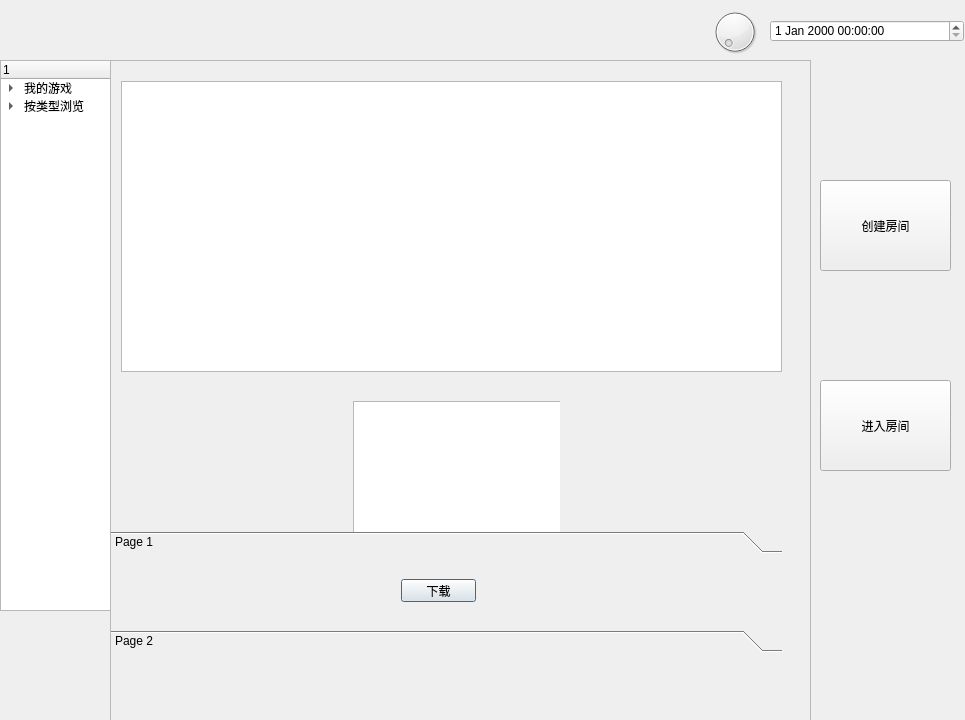
<?xml version="1.0" encoding="UTF-8"?>
<ui version="4.0">
 <class>Stream_hall</class>
 <widget class="QDialog" name="Stream_hall">
  <property name="geometry">
   <rect>
    <x>0</x>
    <y>0</y>
    <width>965</width>
    <height>720</height>
   </rect>
  </property>
  <property name="windowTitle">
   <string>Dialog</string>
  </property>
  <widget class="QScrollArea" name="scrollArea">
   <property name="geometry">
    <rect>
     <x>110</x>
     <y>60</y>
     <width>701</width>
     <height>661</height>
    </rect>
   </property>
   <property name="widgetResizable">
    <bool>true</bool>
   </property>
   <widget class="QWidget" name="scrollAreaWidgetContents">
    <property name="geometry">
     <rect>
      <x>0</x>
      <y>0</y>
      <width>699</width>
      <height>659</height>
     </rect>
    </property>
    <widget class="QToolBox" name="toolBox">
     <property name="geometry">
      <rect>
       <x>0</x>
       <y>470</y>
       <width>671</width>
       <height>121</height>
      </rect>
     </property>
     <property name="currentIndex">
      <number>0</number>
     </property>
     <widget class="QWidget" name="page">
      <property name="geometry">
       <rect>
        <x>0</x>
        <y>0</y>
        <width>671</width>
        <height>69</height>
       </rect>
      </property>
      <attribute name="label">
       <string>Page 1</string>
      </attribute>
      <widget class="QPushButton" name="pushButton">
       <property name="geometry">
        <rect>
         <x>290</x>
         <y>20</y>
         <width>75</width>
         <height>23</height>
        </rect>
       </property>
       <property name="text">
        <string>下载</string>
       </property>
      </widget>
     </widget>
     <widget class="QWidget" name="page_2">
      <property name="geometry">
       <rect>
        <x>0</x>
        <y>0</y>
        <width>671</width>
        <height>69</height>
       </rect>
      </property>
      <attribute name="label">
       <string>Page 2</string>
      </attribute>
      <widget class="QPushButton" name="pushButton_2">
       <property name="geometry">
        <rect>
         <x>280</x>
         <y>20</y>
         <width>75</width>
         <height>23</height>
        </rect>
       </property>
       <property name="text">
        <string>下载</string>
       </property>
      </widget>
     </widget>
    </widget>
    <widget class="QStackedWidget" name="stackedWidget">
     <property name="geometry">
      <rect>
       <x>10</x>
       <y>20</y>
       <width>671</width>
       <height>301</height>
      </rect>
     </property>
     <property name="styleSheet">
      <string notr="true"/>
     </property>
     <property name="currentIndex">
      <number>2</number>
     </property>
     <widget class="QWidget" name="page_3">
      <widget class="QGraphicsView" name="graphicsView">
       <property name="geometry">
        <rect>
         <x>0</x>
         <y>0</y>
         <width>661</width>
         <height>281</height>
        </rect>
       </property>
       <property name="styleSheet">
        <string notr="true">background-image: url(:/image/PUBG.jpg);</string>
       </property>
      </widget>
     </widget>
     <widget class="QWidget" name="page_11">
      <widget class="QGraphicsView" name="graphicsView_2">
       <property name="geometry">
        <rect>
         <x>0</x>
         <y>0</y>
         <width>661</width>
         <height>281</height>
        </rect>
       </property>
       <property name="styleSheet">
        <string notr="true">background-image: url(:/image/gta.jpg);</string>
       </property>
      </widget>
     </widget>
     <widget class="QWidget" name="page_4">
      <widget class="QGraphicsView" name="graphicsView_3">
       <property name="geometry">
        <rect>
         <x>0</x>
         <y>0</y>
         <width>661</width>
         <height>291</height>
        </rect>
       </property>
       <property name="styleSheet">
        <string notr="true">background-image: url(:/image/human_fall.jpg);</string>
       </property>
      </widget>
     </widget>
    </widget>
    <widget class="QWidget" name="horizontalLayoutWidget">
     <property name="geometry">
      <rect>
       <x>10</x>
       <y>320</y>
       <width>661</width>
       <height>151</height>
      </rect>
     </property>
     <layout class="QHBoxLayout" name="horizontalLayout">
      <item>
       <widget class="QStackedWidget" name="stackedWidget_2">
        <property name="styleSheet">
         <string notr="true">background-image: url(:/image/gta.jpg);</string>
        </property>
        <property name="currentIndex">
         <number>0</number>
        </property>
        <widget class="QWidget" name="page_5"/>
        <widget class="QWidget" name="page_6">
         <widget class="QGraphicsView" name="graphicsView_4">
          <property name="geometry">
           <rect>
            <x>0</x>
            <y>10</y>
            <width>256</width>
            <height>192</height>
           </rect>
          </property>
          <property name="styleSheet">
           <string notr="true">background-image: url(:/image/PUBG.jpg);</string>
          </property>
         </widget>
        </widget>
       </widget>
      </item>
      <item>
       <widget class="QStackedWidget" name="stackedWidget_3">
        <property name="currentIndex">
         <number>1</number>
        </property>
        <widget class="QWidget" name="page_7">
         <widget class="QGraphicsView" name="graphicsView_6">
          <property name="geometry">
           <rect>
            <x>0</x>
            <y>10</y>
            <width>256</width>
            <height>192</height>
           </rect>
          </property>
          <property name="styleSheet">
           <string notr="true">background-image: url(:/image/QQ截图20200523194005.png);</string>
          </property>
         </widget>
        </widget>
        <widget class="QWidget" name="page_8">
         <widget class="QGraphicsView" name="graphicsView_5">
          <property name="geometry">
           <rect>
            <x>10</x>
            <y>20</y>
            <width>256</width>
            <height>192</height>
           </rect>
          </property>
         </widget>
        </widget>
       </widget>
      </item>
      <item>
       <widget class="QStackedWidget" name="stackedWidget_4">
        <property name="currentIndex">
         <number>0</number>
        </property>
        <widget class="QWidget" name="page_9"/>
        <widget class="QWidget" name="page_10"/>
       </widget>
      </item>
     </layout>
    </widget>
   </widget>
  </widget>
  <widget class="QPushButton" name="createRoomPushButton">
   <property name="geometry">
    <rect>
     <x>820</x>
     <y>180</y>
     <width>131</width>
     <height>91</height>
    </rect>
   </property>
   <property name="text">
    <string>创建房间</string>
   </property>
  </widget>
  <widget class="QPushButton" name="enterRoomPushButton">
   <property name="geometry">
    <rect>
     <x>820</x>
     <y>380</y>
     <width>131</width>
     <height>91</height>
    </rect>
   </property>
   <property name="text">
    <string>进入房间</string>
   </property>
  </widget>
  <widget class="QTreeWidget" name="treeWidget">
   <property name="geometry">
    <rect>
     <x>0</x>
     <y>60</y>
     <width>111</width>
     <height>551</height>
    </rect>
   </property>
   <column>
    <property name="text">
     <string/>
    </property>
   </column>
   <item>
    <property name="text">
     <string>我的游戏</string>
    </property>
    <property name="flags">
     <set>ItemIsDragEnabled|ItemIsDropEnabled|ItemIsUserCheckable|ItemIsEnabled</set>
    </property>
    <item>
     <property name="text">
      <string>欢乐斗地主</string>
     </property>
    </item>
   </item>
   <item>
    <property name="text">
     <string>按类型浏览</string>
    </property>
    <item>
     <property name="text">
      <string>免费</string>
     </property>
    </item>
    <item>
     <property name="text">
      <string>休闲</string>
     </property>
    </item>
    <item>
     <property name="text">
      <string>体育</string>
     </property>
    </item>
    <item>
     <property name="text">
      <string>冒险</string>
     </property>
    </item>
    <item>
     <property name="text">
      <string>策略</string>
     </property>
    </item>
    <item>
     <property name="text">
      <string>竞速</string>
     </property>
    </item>
    <item>
     <property name="text">
      <string>休闲</string>
     </property>
    </item>
   </item>
  </widget>
  <widget class="QDial" name="dial">
   <property name="geometry">
    <rect>
     <x>710</x>
     <y>0</y>
     <width>50</width>
     <height>64</height>
    </rect>
   </property>
  </widget>
  <widget class="QDateTimeEdit" name="dateTimeEdit">
   <property name="geometry">
    <rect>
     <x>770</x>
     <y>20</y>
     <width>194</width>
     <height>22</height>
    </rect>
   </property>
  </widget>
 </widget>
 <resources/>
 <connections/>
</ui>
